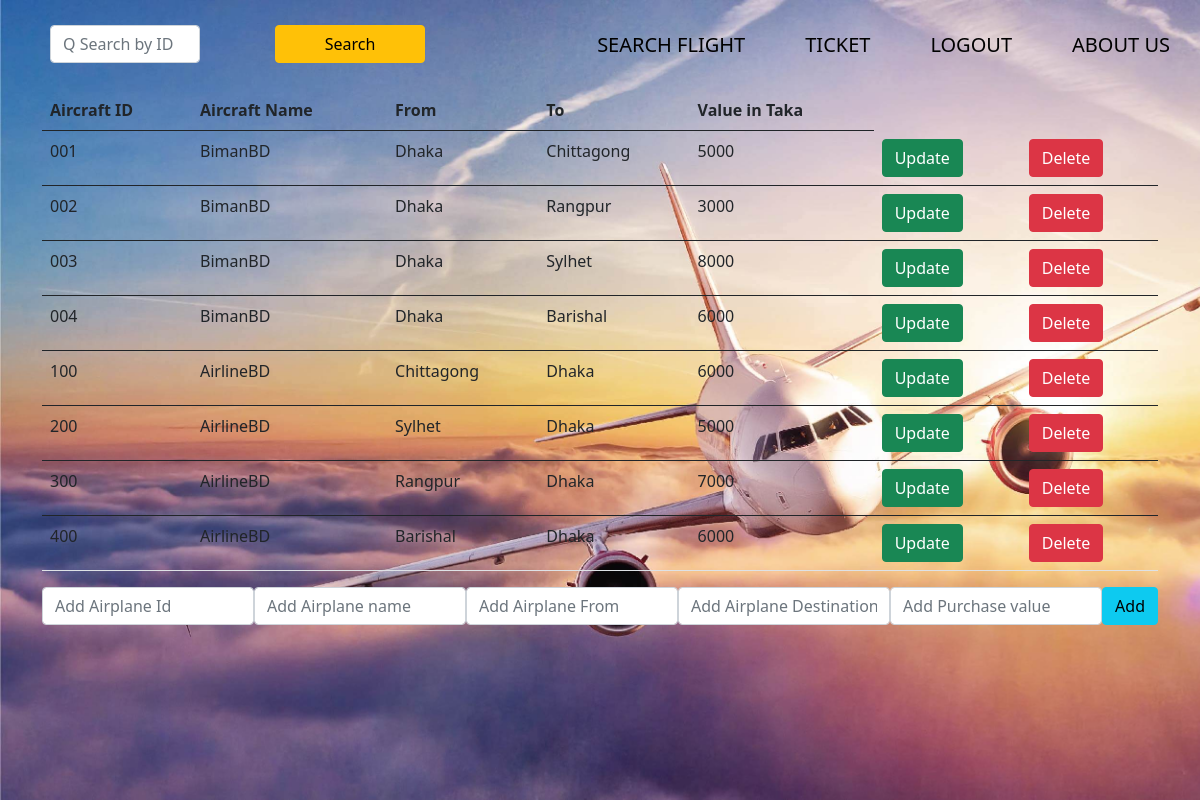
The app's page /admin.php with its own data.
### tables this page shows
CREATE TABLE `flights` (
  `aircraft_name` varchar(30) NOT NULL,
  `aircraft_id` varchar(30) NOT NULL,
  `fromwhere` varchar(100) NOT NULL,
  `towhere` varchar(100) NOT NULL,
  `taka` int(100) NOT NULL
);

### admin.php (the view, shortened to what this page needs)
<!DOCTYPE html>
<html lang="en">
<head>
    <link rel="stylesheet" type="text/css" href="admin.css">
    <link href="https://cdn.jsdelivr.net/npm/bootstrap@5.0.0-beta3/dist/css/bootstrap.min.css" rel="stylesheet">
</head>
<body>
    <section class="first">
        <div class="topnav">
    <a href="aboutus.php">ABOUT US</a>
    <a href="home.php">LOGOUT</a>
    <a href="ticket.php">TICKET</a>
    <a class="active" href="adminSearch.php">SEARCH FLIGHT</a>
    <form action="adminFlight.php" method="post">
    <input class="form-control" type=text name="id" placeholder="Q Search by ID">
    <input type="submit" value="Search" name="btn" class="btn btn-warning">
    </form>
        </div>
    <div class="inside">
        <div class="container">
            <table class="table l">
                <thead>
                  <tr>
                    <th scope="col">Aircraft ID</th>
                    <th scope="col">Aircraft Name</th>
                    <th scope="col">From</th>
                    <th scope="col">To</th>
                    <th scope="col">Value in Taka</th>
                  </tr>
                </thead>
                <?php
                 require_once('DBconnect.php');
                 $query="SELECT * FROM flights";
                 $read= mysqli_query($conn,$query);
                 if($read->num_rows>0){
                   while($rd=mysqli_fetch_assoc($read)){
                    $id=$rd['aircraft_id'];
                    $name=$rd['aircraft_name'];
                    $from=$rd['fromwhere'];
                    $to=$rd['towhere'];
                    $money=$rd['taka'];
                ?>
                <tbody>
                  <tr>
                    <td><?php echo $id; ?></td>
                    <td><?php echo $name; ?></td>
                    <td><?php echo $from; ?></td>
                    <td><?php echo $to; ?></td>
                    <td><?php echo $money; ?></td>
                    <td><a href="admin.php?update=<?php echo $id; ?>" class="btn btn-success" action="admin.php">Update</a></td>
                    <td><a href="admin.php?delete=<?php echo $id; ?>" class="btn btn-danger" action="admin.php">Delete</a></td>
                  </tr>
                  <?php }}
                  ?>
                </tbody>
              </table>
            <form action="" method="post" class="d-flex">
                <input class="form-control" type="text" name="id" placeholder="Add Airplane Id">
                <input class="form-control" type="text" name="name" placeholder="Add Airplane name">
                <input class="form-control" type="text" name="from" placeholder="Add Airplane From">
                <input class="form-control" type="text" name="destination" placeholder="Add Airplane Destination">
                <input class="form-control" type="text" name="money" placeholder="Add Purchase value">
                <input type="submit" value="Add" name="btn" class="btn btn-info" action="admin.php">
            </form><br>
        </div>
    </div>
    </section>
</body>
</html>

### admin.css (style rules this page uses)
* { padding: 0; margin:0; }
.first { background-image: url(bg.jpg); background-repeat: no-repeat; height: 800px; background-size: cover; }
.topnav { background-color:linear-gradient(orange,yellow,white) }
.topnav a { float: right; color:black; font-size: 20px; text-align: center; padding:30px; text-decoration: none; }
.topnav input { float:left; width: 150px; margin: 25px; margin-left: 50px; }

### records on screen
flights: aircraft_id "001", aircraft_name "BimanBD", fromwhere "Dhaka", towhere "Chittagong", taka "5000"
flights: aircraft_id "002", aircraft_name "BimanBD", fromwhere "Dhaka", towhere "Rangpur", taka "3000"
flights: aircraft_id "003", aircraft_name "BimanBD", fromwhere "Dhaka", towhere "Sylhet", taka "8000"
flights: aircraft_id "004", aircraft_name "BimanBD", fromwhere "Dhaka", towhere "Barishal", taka "6000"
flights: aircraft_id "100", aircraft_name "AirlineBD", fromwhere "Chittagong", towhere "Dhaka", taka "6000"
flights: aircraft_id "200", aircraft_name "AirlineBD", fromwhere "Sylhet", towhere "Dhaka", taka "5000"
flights: aircraft_id "300", aircraft_name "AirlineBD", fromwhere "Rangpur", towhere "Dhaka", taka "7000"
flights: aircraft_id "400", aircraft_name "AirlineBD", fromwhere "Barishal", towhere "Dhaka", taka "6000"
